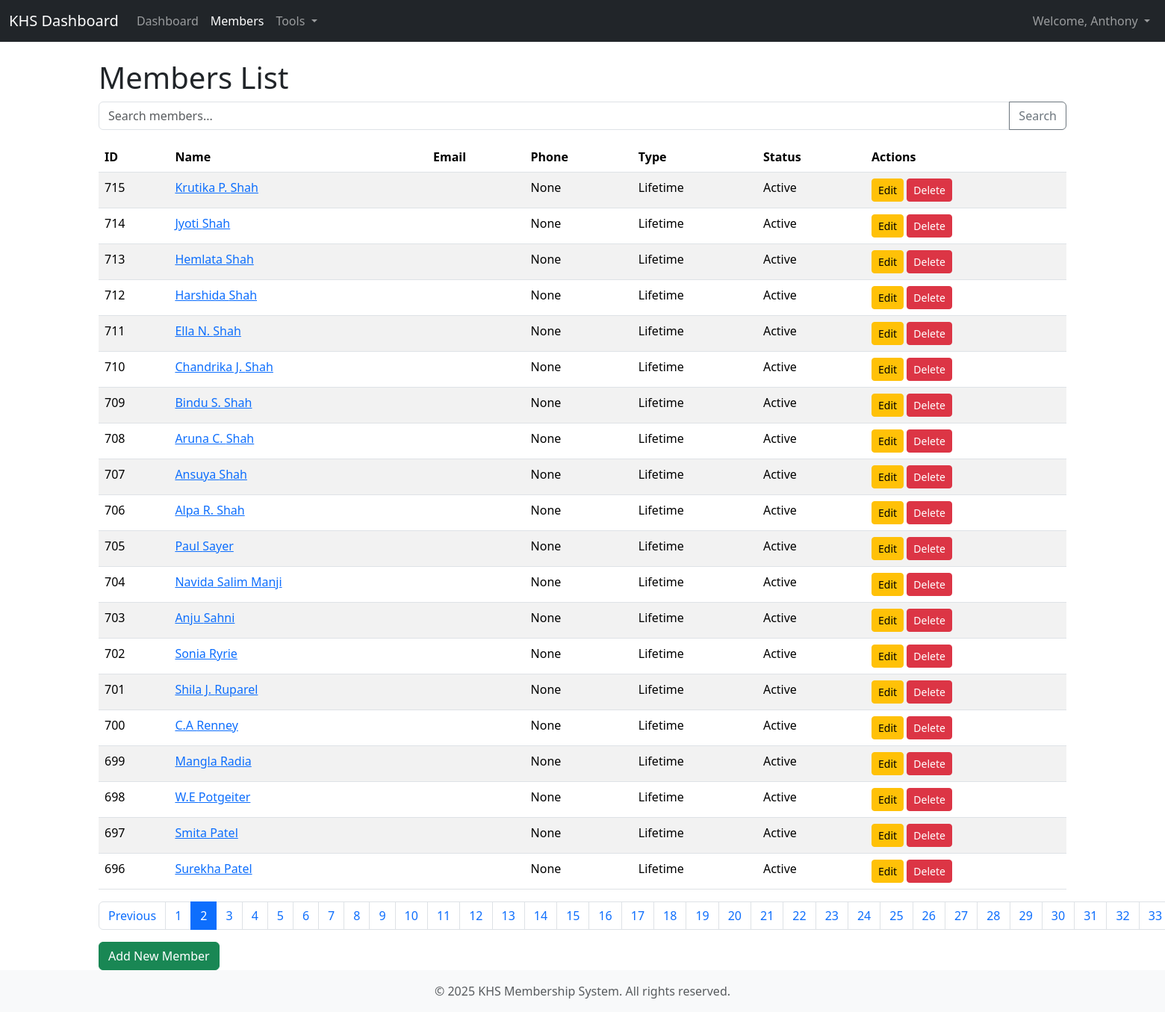
Page /members/list/?page=2 (signed in) on the committed database.
### members/models.py (models this page shows)
class Member(AbstractBaseUser, PermissionsMixin):
    MEMBERSHIP_CHOICES = [
        ('S', 'Single'),
        ('D', 'Double'),
        ('L', 'LifeTime'),
        ('G', 'Gardener'),
    ]
    objects = MemberManager()
    USERNAME_FIELD = 'username' # CRUCIAL: Now username is the primary login field
    REQUIRED_FIELDS = ['email', 'first_name', 'last_name'] # email is now a required field along with first/last name
    email = models.EmailField(_('email address'), unique=False) # Email still unique
    is_active = models.BooleanField(
        _('active'),
        default=True,
        help_text=_(
            'Designates whether this user should be treated as active. '
            'Unselect this instead of deleting accounts.'
        ),
    )
    is_staff = models.BooleanField(
        _('staff status'),
        default=False,
        help_text=_('Designates whether the user can log into this admin site.'),
    )
    is_superuser = models.BooleanField(
        _('superuser status'),
        default=False,
        help_text=_(
            'Designates that this user has all permissions without '
            'explicitly assigning them.'
        ),
    )
    username = models.CharField(_('username'), max_length=10,unique = True,blank=True)
    first_name = models.CharField(_('first name'), max_length=50, blank=True)
    last_name = models.CharField(_('last name'), max_length=50, blank=True)
    alt_name = models.CharField(max_length=100, blank=True, null=True)
    phone = models.CharField(
        _('phone number'),
        max_length=15,
        blank=True,
        null=True,
        validators=[
            RegexValidator(
                regex=r'^\+?[0-9]{8,15}$',
                message="Phone number must be 8-15 digits, with optional + prefix"
            )
        ]
    )
    address = models.TextField(_('address'), blank=True, null=True)
    payment_mode = models.CharField(max_length=50, blank=True, null=True)
    order_number = models.CharField(max_length=50, blank=True, null=True,)
    renewal_date = models.DateField(blank=True, null=True)
    contact_point = models.CharField(max_length=100, blank=True, null=True)
    membership_type = models.CharField(
        _('membership type'),
        max_length=1,
        choices=MEMBERSHIP_CHOICES,
        default='S'
    )
    date_joined = models.DateTimeField(_('date joined'), default=timezone.now)
    membership_expiry = models.DateField(_('membership expiry'), blank=True, null=True)
    profile_image = models.ImageField(
        _('profile image'),
        upload_to='members/profile_images/',
        blank=True,
        null=True,
        help_text="Upload a profile picture for this member"
    )
    notes = models.TextField(_('notes'), blank=True, null=True)

### members/views.py (the view, shortened to what this page needs)
# urls.py: path('list/', MemberListView.as_view(), name='list'),
class MemberListView(LoginRequiredMixin, ListView):
    model = Member
    template_name = 'members/member_list.html'
    context_object_name = 'members' # The variable name to use in the template
    paginate_by = 20 # Number of members per page
    ordering = ['-date_joined'] # Order by most recently joined
    def get_queryset(self):
        queryset = super().get_queryset()
        search_query = self.request.GET.get('search')
        return queryset.distinct()

### members/templates/members/member_list.html (shortened to what this page needs)
{% extends "base.html" %}
{% block content %}
<h1>Members List</h1>
<form method="GET" action="{% url 'members:list' %}" class="mb-3">
    <div class="input-group">
        <input type="text" name="search" class="form-control" placeholder="Search members..." value="{{ request.GET.search }}">
        <button type="submit" class="btn btn-outline-secondary">Search</button>
    </div>
</form>
<table class="table table-striped">
    <thead>
        <tr>
            <th>ID</th>
            <th>Name</th>
            <th>Email</th>
            <th>Phone</th>
            <th>Type</th>
            <th>Status</th>
            <th>Actions</th>
        </tr>
    </thead>
    <tbody>
        {% for member in members %}
        <tr>
            <td>{{ member.id }}</td>
            <td>
                <a href="{% url 'members:detail' member.id %}">{{ member.first_name }} {{ member.last_name }}</a>
            </td>
            <td>{{ member.email }}</td>
            <td>{{ member.phone }}</td>
            <td>{{ member.get_membership_type_display }}</td>
            <td>{% if member.is_active %}Active{% else %}Inactive{% endif %}</td>
            <td>
                <a href="{% url 'members:update' member.id %}" class="btn btn-sm btn-warning">Edit</a>
                <a href="{% url 'members:delete' member.id %}" class="btn btn-sm btn-danger" onclick="return confirm('Are you sure you want to delete {{ member.first_name }} {{ member.last_name }}?')">Delete</a>
            </td>
        </tr>
        {% empty %}
        <tr>
            <td colspan="8">No members found.</td>
        </tr>
        {% endfor %}
    </tbody>
</table>
{% if is_paginated %}
    <nav aria-label="Page navigation">
        <ul class="pagination">
            {% if page_obj.has_previous %}
                <li class="page-item"><a class="page-link" href="?page={{ page_obj.previous_page_number }}{% if request.GET.search %}&search={{ request.GET.search }}{% endif %}">Previous</a></li>
            {% endif %}
            {% for i in paginator.page_range %}
                <li class="page-item {% if page_obj.number == i %}active{% endif %}">
                    <a class="page-link" href="?page={{ i }}{% if request.GET.search %}&search={{ request.GET.search }}{% endif %}">{{ i }}</a>
                </li>
            {% endfor %}
        </ul>
    </nav>
{% endif %}
<a href="{% url 'members:create' %}" class="btn btn-success">Add New Member</a>
{% endblock %}

### templates/base.html (shortened to what this page needs)
{% load static %}
<!DOCTYPE html>
<html lang="en">
<head>
    <link href="https://cdn.jsdelivr.net/npm/bootstrap@5.3.3/dist/css/bootstrap.min.css" rel="stylesheet">
    <link rel="stylesheet" href="{% static 'css/style.css' %}">
</head>
<body>
    <nav class="navbar navbar-expand-lg navbar-dark bg-dark">
        <div class="container-fluid">
            <a class="navbar-brand" href="{% url 'members:dashboard' %}">KHS Dashboard</a>
            <div class="collapse navbar-collapse" id="navbarNav">
                <ul class="navbar-nav me-auto mb-2 mb-lg-0">
                    <li class="nav-item">
                        <a class="nav-link {% if request.resolver_match.url_name == 'dashboard' %}active{% endif %}" aria-current="page" href="{% url 'members:dashboard' %}">Dashboard</a>
                    </li>
                    <li class="nav-item">
                        <a class="nav-link {% if request.resolver_match.url_name == 'list' %}active{% endif %}" href="{% url 'members:list' %}">Members</a>
                    </li>
                    <li class="nav-item dropdown">
                        <a class="nav-link dropdown-toggle" href="#" id="navbarDropdown" role="button" data-bs-toggle="dropdown" aria-expanded="false">
                            Tools
                        </a>
                    </li>
                </ul>
                <ul class="navbar-nav ms-auto">
                    {% if user.is_authenticated %}
                        <li class="nav-item dropdown">
                            <a class="nav-link dropdown-toggle" href="#" id="userDropdown" role="button" data-bs-toggle="dropdown" aria-expanded="false">
                                Welcome, {{ user.first_name|default:user.email }}
                            </a>
                        </li>
                    {% else %}
                        <li class="nav-item">
                            <a class="nav-link" href="{% url 'members:login' %}">Login</a>
                        </li>
                    {% endif %}
                </ul>
            </div>
        </div>
    </nav>
    <div class="container mt-4">
        {% block content %}{% endblock %}
    </div>
    <footer class="footer mt-auto py-3 bg-light">
        <div class="container text-center">
            <span class="text-muted">&copy; {% now "Y" %} KHS Membership System. All rights reserved.</span>
        </div>
    </footer>
</body>
</html>

### rows in the picture
Member: first_name "Anthony"
Member: id "715", first_name "Krutika P.", last_name "Shah", phone "None", membership_type "Lifetime", is_active "Active"
Member: id "714", first_name "Jyoti", last_name "Shah", phone "None", membership_type "Lifetime", is_active "Active"
Member: id "713", first_name "Hemlata", last_name "Shah", phone "None", membership_type "Lifetime", is_active "Active"
Member: id "712", first_name "Harshida", last_name "Shah", phone "None", membership_type "Lifetime", is_active "Active"
Member: id "711", first_name "Ella N.", last_name "Shah", phone "None", membership_type "Lifetime", is_active "Active"
Member: id "710", first_name "Chandrika J.", last_name "Shah", phone "None", membership_type "Lifetime", is_active "Active"
Member: id "709", first_name "Bindu S.", last_name "Shah", phone "None", membership_type "Lifetime", is_active "Active"
Member: id "708", first_name "Aruna C.", last_name "Shah", phone "None", membership_type "Lifetime", is_active "Active"
Member: id "707", first_name "Ansuya", last_name "Shah", phone "None", membership_type "Lifetime", is_active "Active"
Member: id "706", first_name "Alpa R.", last_name "Shah", phone "None", membership_type "Lifetime", is_active "Active"
Member: id "705", first_name "Paul", last_name "Sayer", phone "None", membership_type "Lifetime", is_active "Active"
Member: id "704", first_name "Navida", last_name "Salim Manji", phone "None", membership_type "Lifetime", is_active "Active"
Member: id "703", first_name "Anju", last_name "Sahni", phone "None", membership_type "Lifetime", is_active "Active"
Member: id "702", first_name "Sonia", last_name "Ryrie", phone "None", membership_type "Lifetime", is_active "Active"
Member: id "701", first_name "Shila J.", last_name "Ruparel", phone "None", membership_type "Lifetime", is_active "Active"
Member: id "700", first_name "C.A", last_name "Renney", phone "None", membership_type "Lifetime", is_active "Active"
Member: id "699", first_name "Mangla", last_name "Radia", phone "None", membership_type "Lifetime", is_active "Active"
Member: id "698", first_name "W.E", last_name "Potgeiter", phone "None", membership_type "Lifetime", is_active "Active"
Member: id "697", first_name "Smita", last_name "Patel", phone "None", membership_type "Lifetime", is_active "Active"
Member: id "696", first_name "Surekha", last_name "Patel", phone "None", membership_type "Lifetime", is_active "Active"

### other values in the picture
{{ i }} "1" "2" "3" "4" "5" "6" "7" "8" "9" "10" "11" "12" "13" "14" "15" "16" "17" "18" "19" "20" "21" "22" "23" "24" "25" "26" "27" "28" "29" "30" "31" "32" "33"
